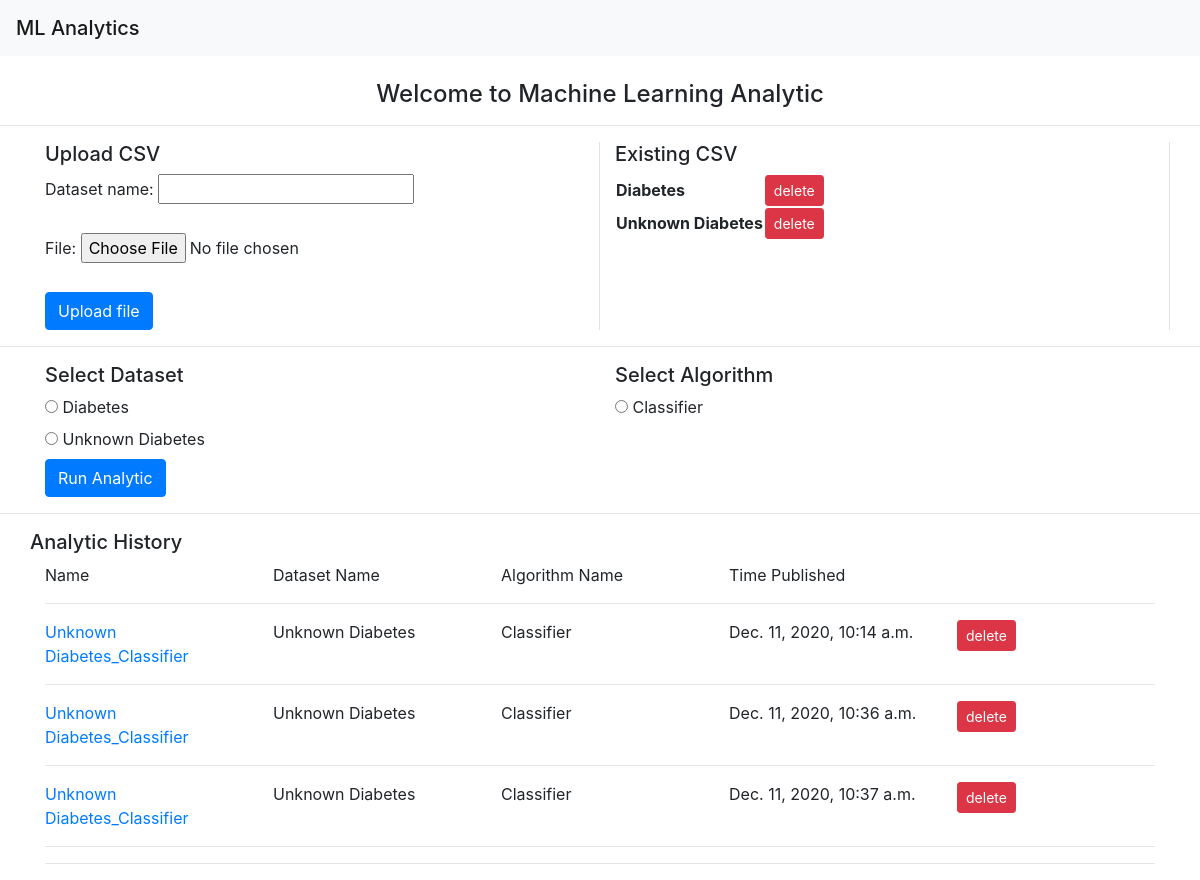
The page / on the database its author committed.
### Final_App/models.py (models this page shows, shortened)
class FileModel(models.Model):
    file_name = models.CharField(max_length=50)
    file_content = models.FileField(upload_to="upload")

class AnalyticModel(models.Model):
    analytic_name = models.CharField(max_length=50)
    result_plot = models.CharField(max_length=10000000)
    time = models.DateTimeField(default=timezone.now)
    DataSet_name = models.CharField(max_length=50)
    Algo_name = models.CharField(max_length=50)

### Final_App/views.py (the view, shortened to what this page needs)
# urls.py: path('', views.YourViewName.as_view(), name=app_name),
class YourViewName(APIView):
    parser_classes = [JSONParser, FormParser, MultiPartParser]
    renderer_classes = [TemplateHTMLRenderer]
    template_name = 'index.html'
    def get(self, request):
        f = FileModel.objects.all()
        a = AnalyticModel.objects.all()
        print(a)
        return Response({'f': f, 'l' : len(f), 'files': get_file_list(),
                                'algorithms':get_algorithm_list(),'a':a},status=status.HTTP_200_OK)

### Final_App/views.py (called while the page is built)
def get_file_list():
    files=FileModel.objects.values_list('file_name',flat=True)
    return files.distinct()

def get_algorithm_list():
    algorithmName = AlgorithmModel.objects.values_list('algorithm_name',flat=True)
    return algorithmName.distinct()

### Final_App/templates/index.html (shortened to what this page needs)
{% extends 'base.html'%}
{% load rest_framework %}
{% block nav %}ML Analytics{% endblock %}
{% block content %}
<br/>
<div class="text-center"><h4>Welcome to Machine Learning Analytic</h4></div>
<hr/>
<div class="container">
    <div class="row">
        <div class="col border-right">
            <h5>Upload CSV</h5>
            <form  method="post" enctype="multipart/form-data" id="upload" >
                <label for="id_upload_file_name">Dataset name: </label>
                <input type="text" name="file_name" required id="id_upload_file_name"/><br><br>
                <label for="id_document">File: </label>
                <input type="file" name="file_content" required id="id_document"><br><br>
                <button type="submit" class="btn btn-primary" name='upload'>Upload file</button>
            </form>
        </div>
        <div class="col border-right">
            <h5>Existing CSV</h5>
            <table>
                {% if l != 0 %}
                    {% for file in f %}
                        <tr>
                            <th>{{file.file_name}}</th>
                            <th>
                                <form  method="post" enctype="multipart/form-data" id="delete" >
                                    <button type="submit" class="btn btn-primary btn-danger btn-sm" value='{{file.id}}' name='delete'>delete</button>
                                </form>
                            </th>
                        </tr>
                    {% endfor %}
                {% else %}
                    <span class="text-muted">No Files</span>
                {% endif %}
            </table>
        </div>
    </div>
</div>
<hr/>
{% include 'analytic_template.html' %}
{% endblock %}

### Final_App/templates/base.html (shortened to what this page needs)
<!doctype html>
<html lang="en">
  <head>
    <link rel="stylesheet" href="https://cdn.jsdelivr.net/npm/bootstrap@4.5.3/dist/css/bootstrap.min.css">
    <nav class="navbar navbar-light bg-light">
        <span class="navbar-brand mb-0 h1">{% block nav %}{% endblock %}</span>
      </nav>
  </head>
  <body>
    {% block content %}
    {% endblock %}
  </body>
</html>

### Final_App/templates/analytic_template.html (shortened to what this page needs)
<form method="post" enctype="multipart/form-data" id='analytic'>
    <div class="container">
        <div class="row">
            <div class="col">
            <h5>Select Dataset</h5>
            {% if files|length < 1 %}
                <p class="text-info">Please import csv</p>
            {% else %}
            {% for file_name in files %}
            <div class="myradio">
                <label for="file_name{{ forloop.counter }}"><input id="file_name{{ forloop.counter }}" name="file_name" type="radio" value="{{ file_name }}" required> {{ file_name }}</label>
            </div>
            {% endfor %}
            {% endif %}
        </div>
        <div class="col">
            <h5>Select Algorithm</h5>
            {% if algorithms|length < 1 %}
                <p class="text-info">Contact the admin to upload algorithms</p>
            {% else %}
            {% for algorithm in algorithms %}
            <div class="myradio">
                <label for="{{ algorithm }}"><input id="{{ algorithm }}" name="algorithm" type="radio" value="{{ algorithm }}" required> {{ algorithm }}</label>
            </div>
            {% endfor %}
            {% endif %}
        </div>
        </div>
        <button type="submit" class="btn btn-primary" id='run_analytic' name='analytic'> Run Analytic</button>
        </div>
    </form>
    <hr/>
<form method="post" enctype="multipart/form-data" id='analytic'>
    <div class="container">
        <div class="row">
            <h5>Analytic History</h5>
            <br>
        </div>
        <div class = "row">
            <div class = "col">Name</div>
            <div class = "col">Dataset Name</div>
            <div class = "col">Algorithm Name</div>
            <div class = "col">Time Published</div>
            <div class = "col"></div>
        </div>
        <hr>
        {% for attribute in a %}
        <div class = "row">
            <div class = "col"><a href="">{{attribute.analytic_name}}</a></div>
            <div class = "col">{{attribute.DataSet_name}}</div>
            <div class = "col">{{attribute.Algo_name}}</div>
            <div class = "col">{{attribute.time}}</div>
            <div class = "col">
                <form  method="post" enctype="multipart/form-data" id="delete" >
                    <button type="submit" class="btn btn-primary btn-danger btn-sm" value='{{attribute.id}}' name='delete'>delete</button>
                </form>
            </div>
        </div>
        <hr>
            {% endfor %}
    </form>
    <hr/>

### rows shown on the page
FileModel: file_name "Diabetes", {{ file.id }} 1 (drawn)
FileModel: file_name "Unknown Diabetes", {{ file.id }} 2 (drawn)
AnalyticModel: analytic_name "Unknown Diabetes_Classifier", DataSet_name "Unknown Diabetes", Algo_name "Classifier", time "Dec. 11, 2020, 10:14 a.m.", {{ attribute.id }} 1 (drawn)
AnalyticModel: analytic_name "Unknown Diabetes_Classifier", DataSet_name "Unknown Diabetes", Algo_name "Classifier", time "Dec. 11, 2020, 10:36 a.m.", {{ attribute.id }} 2 (drawn)
AnalyticModel: analytic_name "Unknown Diabetes_Classifier", DataSet_name "Unknown Diabetes", Algo_name "Classifier", time "Dec. 11, 2020, 10:37 a.m.", {{ attribute.id }} 3 (drawn)

### other values the page prints
{{ file_name }} "Diabetes" "Unknown Diabetes"
{{ algorithm }} "Classifier"
